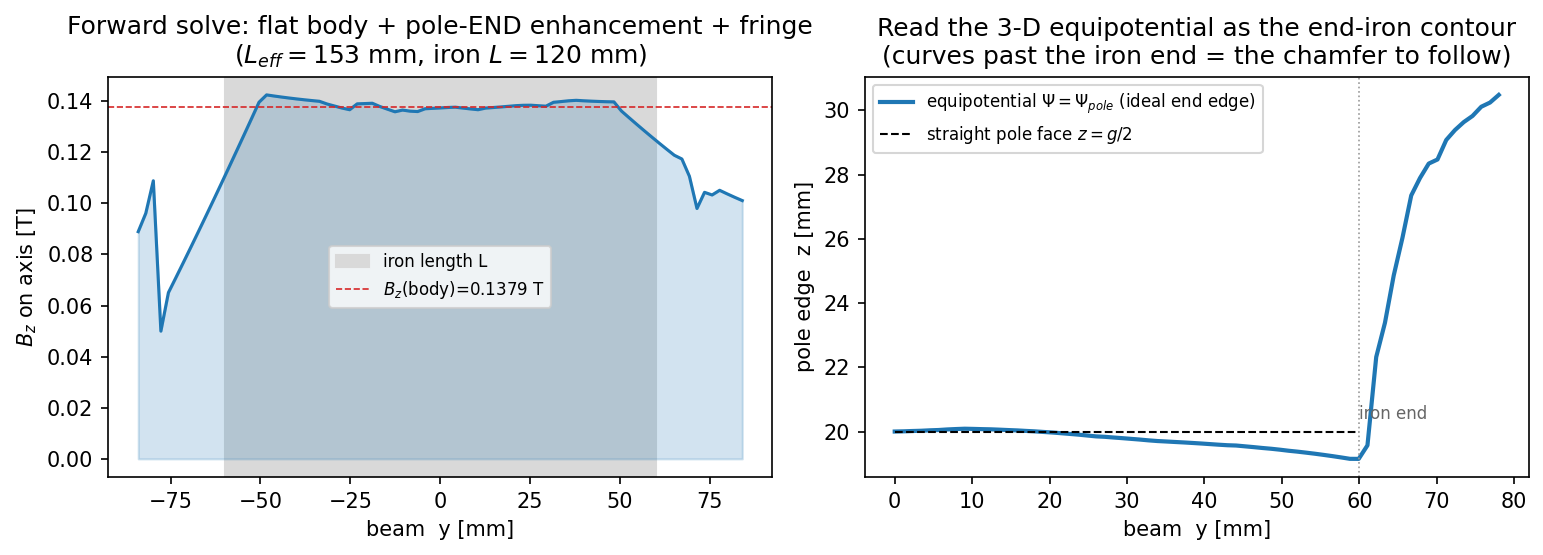

This figure's Python source:
"""(A) The magnet ENDS, FEM rung: reduced potential + CoilBuilder, finite length.

RESEARCH example (track A, the July main project).  The next rung after the
analytic theorem in accel_pole_ends_3d.py: replace the analytic Maxwellian field
with a REAL finite-length magnet solved by the lab's forward engine --

    reduced scalar potential Omega  (H = H_s - grad Omega,  H_s = CoilBuilder
    Biot-Savart, NO coil mesh) + an iron yoke, on a self-contained netgen.occ
    mesh (no Cubit) --

and read the result through the INTEGRATED multipole analyzer (the beam-optics
quantity INT B_perp dl).  This file is the bridge "analytic -> FEM": it shows the
forward engine reproduces the integrated-field theorem on a real device, and it
exposes the magnet ENDS where the next design step (read the 3-D equipotential
surface as the end-iron contour) will act.

Convention (matches the C-type electromagnet dipole-with-CoilBuilder geometry):
  beam  = y   (the long / straight-section axis; INT ... dy is the beam integral)
  gap   = z   (pole faces at z = +-g/2; the dipole field is B_z in the gap)
  width = x
A C-frame dipole: top + bottom iron bars joined by a back leg (flux return),
finite length L along the beam, so the magnet has real ENDS at y = +-L/2.

Forward formulation (unified reduced potential, all regions):
    INT mu grad(Omega) . grad(v) dx = INT mu H_s . grad(v) dx
    H = H_s - grad(Omega) ,   B = mu H .

Readout: the integrated transverse multipoles of B along the beam (via
accel_pole_ends_3d.integrated_multipoles, with a coordinate adapter beam=y).
The main is the integrated dipole bbar_1 = INT B_z dy; the spurious content is
the integrated higher harmonics the ENDS contribute.

run:  python accel_pole_ends_fem.py
"""
import math
import os
import sys

import numpy as np

sys.path.insert(0, os.path.dirname(os.path.abspath(__file__)))             # the analyzer
sys.path.insert(0, os.path.join(os.path.dirname(os.path.dirname(
    os.path.dirname(os.path.abspath(__file__)))), "src", "radia"))         # coil_builder

from accel_pole_ends_3d import integrated_multipoles                       # noqa: E402

MU0 = 4 * math.pi * 1e-7

# ---- geometry (meters); beam=y, gap=z, width=x ----
GAP = 0.040            # pole-face separation (z)
POLE_W = 0.060         # pole / bar width (x half-extent = POLE_W)
Z_OUT = 0.100          # outer z of the bars
T_LEG = 0.030          # back-leg thickness (x)
L_BEAM = 0.120         # iron length along the beam (y) -> ends at +-L/2
AIR = 0.30             # air box half-size
# ---- coil (CoilBuilder racetrack pair) ----
COIL_W = 0.015
COIL_H = 0.025
COIL_STRAIGHT = 0.220  # > iron length L_BEAM so the body sees uniform field
COIL_R = 0.020         # (coil end-turns sit OUTSIDE the iron ends)
NI = 10000.0           # ampere-turns


def _chamfer_pole_end(pole, gap_z, body_sign, y_sign, c_len, c_depth):
    """Chamfer one gap-facing END corner of a pole: cut the wedge near
    (y = y_sign*(L/2 - c_len) .. y_sign*L/2, z = gap_z) so the gap WIDENS by
    c_depth over the last c_len toward that end -- the equipotential-following
    end taper.  body_sign = +1 if the pole body is at z > gap_z (top pole),
    -1 if below (bottom pole)."""
    import math
    from netgen.occ import Box, Pnt, Axis, X
    hL = L_BEAM / 2
    ang = body_sign * math.degrees(math.atan2(c_depth, c_len))
    yh = y_sign * (hL - c_len)
    # cut box flush on the GAP side of the face (z from gap_z back into the gap
    # by 0.08), covering this end; rotate about the hinge (yh, gap_z) so it
    # tilts c_depth INTO the pole corner.
    z0, z1 = (gap_z - 0.08, gap_z) if body_sign > 0 else (gap_z, gap_z + 0.08)
    if y_sign > 0:
        cut = Box(Pnt(-POLE_W * 1.4, hL - c_len, z0), Pnt(POLE_W * 1.4, hL + 0.08, z1))
    else:
        cut = Box(Pnt(-POLE_W * 1.4, -hL - 0.08, z0), Pnt(POLE_W * 1.4, -(hL - c_len), z1))
    cut = cut.Rotate(Axis(Pnt(0, yh, gap_z), X), y_sign * ang)
    return pole - cut


def _pole_prism(face_z, z_far, ys, x_half):
    """A pole built as an x-prism of a (y, z) profile: the gap-facing edge
    follows ``face_z(y)`` (an arbitrary curve), the outer edge is flat at
    ``z_far``.  Robust for a CURVED chamfer (no boolean -- the curve is baked
    into the cross-section).  ys is the y-sampling of the gap face."""
    from netgen.occ import WorkPlane, Axes, Pnt, X, Y
    wp = WorkPlane(Axes(Pnt(-x_half, 0.0, 0.0), n=X, h=Y))   # plane = (y, z)
    zf = [float(face_z(y)) for y in ys]
    wp.MoveTo(float(ys[0]), zf[0])
    for yi, zi in zip(ys[1:], zf[1:]):
        wp.LineTo(float(yi), zi)
    wp.LineTo(float(ys[-1]), float(z_far))               # up the +y end
    wp.LineTo(float(ys[0]), float(z_far))                # across the outer edge
    wp.Close()                                           # down the -y end
    return wp.Face().Extrude(2 * x_half)


def build_mesh_curved(depth, chamfer_len, shape, maxh_air=0.05, maxh_iron=0.025,
                      n_face=81):
    """H-frame dipole whose pole ENDS are chamfered along a CURVED profile
    ``z = g/2 + depth*shape(s)`` (s = 0..1 the fractional distance into the
    chamfer toward the iron end), vs build_mesh()'s LINEAR taper.  ``shape`` is
    a callable [0,1]->[0,1] (shape(0)=0 at the chamfer start, shape(1)=1 at the
    iron end); the equipotential-following profile passes the measured bow-out
    shape here.  Poles are x-prisms (curved gap face baked in); legs/air as usual."""
    import ngsolve as ng
    from netgen.occ import Box, Pnt, Glue, OCCGeometry

    hL = L_BEAM / 2

    def lift(y):
        # fractional distance into the chamfer at the nearer end (0 in the body,
        # 1 at the iron end); deepest at the ends -> removes the corner.
        s = max((y - (hL - chamfer_len)) / chamfer_len,      # +y end
                ((-hL + chamfer_len) - y) / chamfer_len)     # -y end
        s = min(max(s, 0.0), 1.0)
        return depth * shape(s)

    ys = np.linspace(-hL, hL, n_face)
    top = _pole_prism(lambda y: GAP / 2 + lift(y), Z_OUT, ys, POLE_W)
    bot = _pole_prism(lambda y: -GAP / 2 - lift(y), -Z_OUT, ys, POLE_W)
    leg_l = Box(Pnt(-POLE_W, -hL, -GAP / 2), Pnt(-POLE_W + T_LEG, hL, GAP / 2))
    leg_r = Box(Pnt(POLE_W - T_LEG, -hL, -GAP / 2), Pnt(POLE_W, hL, GAP / 2))
    iron = (top + bot + leg_l + leg_r)
    iron.mat("iron")
    iron.maxh = maxh_iron

    air = Box(Pnt(-AIR, -AIR, -AIR), Pnt(AIR, AIR, AIR)) - iron
    air.mat("air")
    for f in air.faces:
        c = f.center
        if max(abs(c.x), abs(c.y), abs(c.z)) > 0.9 * AIR:
            f.name = "outer"

    shape_geo = Glue([air, iron])
    with ng.TaskManager():
        mesh = ng.Mesh(OCCGeometry(shape_geo).GenerateMesh(maxh=maxh_air))
    return mesh


def build_mesh(maxh_air=0.05, maxh_iron=0.025, chamfer_depth=0.0, chamfer_len=0.025,
               air_half=None):
    """H-frame (window) dipole (iron) + air box, netgen.occ (no Cubit).

    x-SYMMETRIC (legs on both +-x) so the dipole field is clean (B_x ~ 0 at
    centre by symmetry).  Finite length L along the beam (y) -> real ENDS.
    chamfer_depth > 0 tapers the gap-facing pole END corners (the gap widens by
    chamfer_depth over the last chamfer_len) -- the equipotential-following end.
    air_half overrides the air-box half-size (default AIR) for the open-boundary
    convergence study.
    """
    import ngsolve as ng
    from netgen.occ import Box, Pnt, Glue, OCCGeometry

    a_half = AIR if air_half is None else air_half
    hL = L_BEAM / 2
    top = Box(Pnt(-POLE_W, -hL, GAP / 2), Pnt(POLE_W, hL, Z_OUT))
    bot = Box(Pnt(-POLE_W, -hL, -Z_OUT), Pnt(POLE_W, hL, -GAP / 2))
    if chamfer_depth > 0:
        for ys in (+1, -1):
            top = _chamfer_pole_end(top, GAP / 2, +1, ys, chamfer_len, chamfer_depth)
            bot = _chamfer_pole_end(bot, -GAP / 2, -1, ys, chamfer_len, chamfer_depth)
    leg_l = Box(Pnt(-POLE_W, -hL, -GAP / 2), Pnt(-POLE_W + T_LEG, hL, GAP / 2))
    leg_r = Box(Pnt(POLE_W - T_LEG, -hL, -GAP / 2), Pnt(POLE_W, hL, GAP / 2))
    iron = (top + bot + leg_l + leg_r)
    iron.mat("iron")
    iron.maxh = maxh_iron

    air = Box(Pnt(-a_half, -a_half, -a_half), Pnt(a_half, a_half, a_half)) - iron
    air.mat("air")
    for f in air.faces:
        c = f.center
        if max(abs(c.x), abs(c.y), abs(c.z)) > 0.9 * AIR:
            f.name = "outer"

    shape = Glue([air, iron])
    with ng.TaskManager():
        mesh = ng.Mesh(OCCGeometry(shape).GenerateMesh(maxh=maxh_air))
    return mesh


def build_coil():
    """Racetrack coil pair (CoilBuilder) -> Radia container.  Biot-Savart only."""
    import radia as rad
    from radia.coil_builder import CoilBuilder

    rad.UtiDelAll()
    z_coil = GAP / 2 + COIL_H / 2
    # the 180 arcs curve toward -x, so start at x = +COIL_R -> the two straights
    # land at x = +-COIL_R, i.e. the racetrack is centred on x = 0 (verified: Hs_x=0
    # and Hs_z peaks at x=0).  No spurious transverse field on the beam axis.
    upper = (CoilBuilder(current=NI)
             .set_start([COIL_R, -COIL_STRAIGHT / 2, z_coil])
             .set_cross_section(width=COIL_W, height=COIL_H)
             .add_straight(COIL_STRAIGHT)
             .add_arc(radius=COIL_R, arc_angle=180)
             .add_straight(COIL_STRAIGHT)
             .add_arc(radius=COIL_R, arc_angle=180))
    lower = upper.mirror("xy")                       # true mirror at -z (same current)
    coils = rad.ObjCnt(upper.to_radia() + lower.to_radia())
    return coils


def solve(mu_r=1000.0, order=2, maxh_air=0.035, maxh_iron=0.018,
          r_ref=0.008, n_beam=121, n_theta=32, plot=False,
          chamfer_depth=0.0, chamfer_len=0.025,
          curved_shape=None, return_contour=False, contour_y_max_factor=1.30,
          air_half=None):
    """Solve reduced-Omega forward, then integrate the transverse multipoles
    along the beam.  Returns the gap field + the integrated dipole + spectrum.
    chamfer_depth > 0 tapers the pole ENDS (the equipotential-following end).
    curved_shape (a callable [0,1]->[0,1]) replaces the LINEAR end taper with
    a CURVED profile z = g/2 + chamfer_depth*curved_shape(s) (s into the end)."""
    import ngsolve as ng
    from ngsolve import (H1, BilinearForm, LinearForm, GridFunction, grad, dx,
                         TaskManager)
    import radia as rad

    if curved_shape is not None:
        mesh = build_mesh_curved(chamfer_depth, chamfer_len, curved_shape,
                                 maxh_air, maxh_iron)
    else:
        mesh = build_mesh(maxh_air, maxh_iron, chamfer_depth, chamfer_len,
                          air_half=air_half)
    coils = build_coil()
    Hs = rad.RadiaField(coils, "h")                  # Biot-Savart source CF
    mu = mesh.MaterialCF({"iron": mu_r * MU0}, default=MU0)

    fes = H1(mesh, order=order, dirichlet="outer")
    u, v = fes.TnT()

    # The RadiaField (Biot-Savart) CF is NOT thread-safe: assembling the source
    # LinearForm (and the field readout below) must run SERIALLY -- under
    # TaskManager the parallel element loop deadlocks on Radia's global state.
    # Only the pure-NGSolve stiffness assemble + solve are wrapped in TaskManager.
    f = LinearForm(fes)
    f += mu * Hs * grad(v) * dx
    f.Assemble()                                     # serial (RadiaField source)

    with TaskManager():
        a = BilinearForm(fes)
        a += mu * grad(u) * grad(v) * dx
        a.Assemble()
        gfu = GridFunction(fes)
        gfu.vec.data = a.mat.Inverse(fes.FreeDofs(), inverse="sparsecholesky") * f.vec

    B = mu * (Hs - grad(gfu))                        # B = mu (Hs - grad Omega)

    # ---- field readout: SERIAL (RadiaField eval) ----
    bx_centre = float(B(mesh(0.0, 0.0, 0.0))[0])
    bz_centre = float(B(mesh(0.0, 0.0, 0.0))[2])

    # on-axis B_z(y) profile along the beam (the fringe / end falloff)
    ys = np.linspace(-1.4 * (L_BEAM / 2), 1.4 * (L_BEAM / 2), 81)
    bz_axis = np.array([float(B(mesh(0.0, y, 0.0))[2]) for y in ys])

    # INTEGRATED transverse multipoles along the beam (y).  Adapter: the
    # analyzer integrates its 3rd arg ("z") sampling a circle in (x,y);
    # map analyzer-(x,y,z) -> global (x, z=transverse, y=beam):
    #   global point = (ax, az, ay) ;  transverse field = (Bx_g, Bz_g).
    def B_perp(ax, ay, az):
        b = B(mesh(ax, az, ay))
        return (float(b[0]), float(b[2]))            # (analyzer Bx, By) = (Bx_g, Bz_g)

    y_int = 1.6 * (L_BEAM / 2)                        # integrate past the ends
    mp = integrated_multipoles(B_perp, r_ref, (-y_int, y_int),
                               n_z=n_beam, n_theta=n_theta, n_max=8)

    # ---- (B) the equipotential END contour: read Psi=Psi_pole as the end edge ----
    # In the current-free gap H = -grad(Psi_total); along z at fixed (x=0, y):
    #   Psi(y, z) = - INT_0^z H_z dz'   (Psi(y,0)=0 by the dipole's up-down antisym).
    # The iron face is an equipotential: in the body Psi_pole = Psi(0, g/2).  The
    # curve z_p(y) with Psi(y, z_p) = Psi_pole is the ideal end-iron contour --
    # in the body z_p = g/2, and past the iron end (y > L/2) it CURVES (the
    # field bows out): that curve is the end chamfer the design should follow.
    H_cf = Hs - grad(gfu)
    zc = np.linspace(0.0, 2.0 * (GAP / 2), 70)        # z: gap -> above the pole
    yc = np.linspace(0.0, contour_y_max_factor * (L_BEAM / 2), 70)  # beam: body -> past end
    psi = np.zeros((len(yc), len(zc)))
    for i, yv in enumerate(yc):
        hz = np.array([float(H_cf(mesh(0.0, yv, zv))[2]) for zv in zc])
        psi[i, 1:] = -np.cumsum(0.5 * (hz[1:] + hz[:-1]) * np.diff(zc))
    psi_pole = float(np.interp(GAP / 2, zc, psi[0]))  # body iron-face value at z=g/2
    # Psi decreases in z (H_z > 0) -> interp on (-Psi), which increases in z.
    z_pole = np.array([float(np.interp(-psi_pole, -psi[i], zc)) for i in range(len(yc))])
    end_lift = float(np.max(z_pole) - GAP / 2)        # how far the equipotential lifts

    rad.UtiDelAll()

    main = abs(complex(*mp[1]))                       # integrated dipole bbar_1
    allowed = (1, 3, 5)                               # dipole-allowed normals
    spurious = max(abs(complex(*mp[n])) / main for n in allowed if n != 1)
    # effective magnetic length L_eff = INT B_z dy / B_z(body); > L_iron by the
    # two fringes.  B_z(body) = mean over the flat central 60% of the iron.
    body = np.abs(ys) < 0.30 * L_BEAM
    bz_body = float(np.mean(bz_axis[body]))
    l_eff = float(np.trapezoid(bz_axis, ys) / bz_body) if abs(bz_body) > 1e-9 else 0.0
    # END ENHANCEMENT: the pole-end flux concentration (peak |B_z| near the iron
    # end vs the body) -- the design-relevant end effect.
    end = np.abs(np.abs(ys) - 0.5 * L_BEAM) < 0.12 * L_BEAM
    end_overshoot = float(np.max(np.abs(bz_axis[end])) / abs(bz_body)) - 1.0

    if plot:
        _plot(ys, bz_axis, bz_body, l_eff, yc, z_pole)

    out = {
        "ne": int(mesh.ne), "ndof": int(fes.ndof),
        "bz_gap_centre_T": bz_centre,
        "bz_body_T": bz_body,                         # flat-top body field
        "bx_gap_centre_T": bx_centre,                 # ~0 for the x-symmetric H-frame
        "bx_over_bz_centre": float(abs(bx_centre) / (abs(bz_centre) + 1e-30)),
        "integrated_dipole_bbar1_Tm": float(main),
        "integrated_spurious_rel": float(spurious),   # higher harmonics (ends + finite pole)
        "L_eff_m": l_eff,
        "end_overshoot": end_overshoot,               # pole-end flux concentration
        "psi_pole": psi_pole,                          # iron-face equipotential value
        "end_contour_lift_m": end_lift,               # equipotential lift at the end
        "z_pole_body_m": float(z_pole[0]),            # contour in the body (~ g/2)
    }
    if return_contour:
        out["contour_yc"] = yc.tolist()
        out["contour_zpole"] = z_pole.tolist()
    return out


def end_shaping_sweep(depths_mm=(0.0, 3.0, 6.0, 9.0, 12.0),
                      maxh_air=0.045, maxh_iron=0.022, plot=False):
    """Close the §3.2 DESIGN loop: re-shape the pole END (chamfer it, following
    the equipotential lift) -> re-solve -> the pole-end field enhancement is
    driven through zero.  Sweeps the chamfer depth and finds the optimal
    (zero-overshoot) end taper.

    Honest scope: the chamfer controls the LONGITUDINAL end-field bump
    (end_overshoot); the INTEGRATED TRANSVERSE harmonics (b_3, b_5) are
    body/pole-width dominated and barely move -- shaping the ENDS is the wrong
    lever for those (that is a body-pole-shape / Rogowski problem)."""
    rows = []
    for d in depths_mm:
        r = solve(maxh_air=maxh_air, maxh_iron=maxh_iron,
                  chamfer_depth=d * 1e-3, plot=False)
        rows.append((float(d), r["end_overshoot"], r["integrated_spurious_rel"],
                     r["bz_body_T"]))
    d_arr = np.array([x[0] for x in rows])
    over = np.array([x[1] for x in rows])
    # optimal chamfer = zero-crossing of end_overshoot (over is decreasing in d)
    if over[0] > 0 > over[-1]:
        opt = float(np.interp(0.0, over[::-1], d_arr[::-1]))
    else:
        opt = float("nan")
    if plot:
        _plot_loop(rows, opt)
    return {"sweep": rows, "optimal_chamfer_mm": opt}


def curved_chamfer_study(chamfer_len=0.030, maxh_air=0.05, maxh_iron=0.025,
                         n_beam=81, n_theta=28, plot=False):
    """(C+) Follow z_p(y) EXACTLY: a CURVED chamfer matching the measured
    equipotential bow-out, vs the LINEAR taper.

    Two passes.  Pass 1 (straight pole) extracts the equipotential contour and
    reads off (a) the bow-out SHAPE Ghat(s) past the iron end and (b) the
    natural lift DEPTH over one chamfer length -- both with NO free parameter.
    Pass 2 cuts the pole end along that curve (build_mesh_curved) and compares
    its pole-end enhancement against a LINEAR taper of the SAME depth.

    Honest expectation: the equipotential-shaped curve is the principled end
    profile; the head-to-head says whether it beats the linear taper or the
    linear taper is an adequate approximation at this mesh resolution."""
    from scipy.interpolate import interp1d

    hL = L_BEAM / 2
    yfac = 1.0 + 1.05 * chamfer_len / hL          # contour must reach hL + c_len

    # ---- pass 1: straight pole, extract the equipotential bow-out ----
    r0 = solve(maxh_air=maxh_air, maxh_iron=maxh_iron, n_beam=n_beam,
               n_theta=n_theta, chamfer_depth=0.0, return_contour=True,
               contour_y_max_factor=yfac)
    yc = np.array(r0["contour_yc"])
    zp = np.array(r0["contour_zpole"])
    # bow-out past the iron end: lift(sigma) = z_p(hL + sigma) - g/2, sigma in [0, c_len]
    sig = np.linspace(0.0, chamfer_len, 40)
    lift = np.interp(hL + sig, yc, zp) - GAP / 2
    lift = np.maximum.accumulate(np.maximum(lift, 0.0))   # monotone, non-negative
    depth_nat = float(lift[-1])                            # natural depth (no tuning)
    if depth_nat < 1e-4:
        depth_nat = 1e-4
    ghat_y = lift / lift[-1]                               # Ghat(s): 0 at start, 1 at end
    ghat_x = sig / chamfer_len
    _interp = interp1d(ghat_x, ghat_y, bounds_error=False, fill_value=(0.0, 1.0))
    shape = lambda s: float(_interp(s))                    # noqa: E731

    over_straight = r0["end_overshoot"]           # frac 0 (reuse pass-1 solve)
    spur_straight = r0["integrated_spurious_rel"]

    # ---- pass 2: curved depth sweep -> the curved profile's OWN zero-bump ----
    # The natural single-pass lift OVER-corrects (the straight-pole equipotential
    # is read in the already-bumped field): the SHAPE is right, the DEPTH needs
    # one knob (or one design iteration).  Sweep fractions of the natural depth.
    fracs = (0.40, 0.80)
    curved_rows = [(0.0, over_straight, spur_straight)]
    for fr in fracs:
        rc = solve(maxh_air=maxh_air, maxh_iron=maxh_iron, n_beam=n_beam,
                   n_theta=n_theta, chamfer_depth=fr * depth_nat,
                   chamfer_len=chamfer_len, curved_shape=shape)
        curved_rows.append((fr, rc["end_overshoot"], rc["integrated_spurious_rel"]))
    fr_arr = np.array([r[0] for r in curved_rows])
    ov_arr = np.array([r[1] for r in curved_rows])
    if ov_arr[0] > 0 > ov_arr[-1]:
        fr_zero = float(np.interp(0.0, ov_arr[::-1], fr_arr[::-1]))
    else:
        fr_zero = float("nan")
    depth_zero = fr_zero * depth_nat if fr_zero == fr_zero else float("nan")

    # confirm: the curved profile AT its zero-bump depth -> small residual bump,
    # and the transverse spurious is unchanged (body-dominated -> the END shape
    # is the wrong lever for it, consistent with the two-lever split).
    r_zero = solve(maxh_air=maxh_air, maxh_iron=maxh_iron, n_beam=n_beam,
                   n_theta=n_theta, chamfer_depth=depth_zero,
                   chamfer_len=chamfer_len, curved_shape=shape)

    res = {
        "chamfer_len_m": float(chamfer_len),
        "depth_natural_m": depth_nat,             # equipotential lift over c_len (no tuning)
        "depth_zerobump_m": float(depth_zero),    # the curved profile's zero-bump depth
        "ghat_x": ghat_x.tolist(), "ghat_y": ghat_y.tolist(),  # the bow-out shape
        "curved_depth_sweep": [(float(a), float(b)) for a, b, _ in curved_rows],
        "end_overshoot_straight": float(over_straight),
        "end_overshoot_curved_overdeep": float(curved_rows[-1][1]),  # frac 0.8 -> over-corrected
        "end_overshoot_curved_zerobump": float(r_zero["end_overshoot"]),
        "spurious_straight": float(spur_straight),
        "spurious_curved_zerobump": float(r_zero["integrated_spurious_rel"]),
    }
    if plot:
        _plot_curved(res)
    return res


def _plot_curved(res):
    import matplotlib
    matplotlib.use("Agg")
    import matplotlib.pyplot as plt

    fig, ax = plt.subplots(1, 2, figsize=(10.2, 3.8), dpi=150)
    # LEFT: the bow-out shape Ghat(s) (curved) vs the linear taper
    s = np.array(res["ghat_x"])
    ax[0].plot(s, res["ghat_y"], "C0", lw=2,
               label="equipotential bow-out $\\hat G(s)$ (curved)")
    ax[0].plot(s, s, "k--", lw=1, label="linear taper")
    ax[0].set_xlabel("fractional distance into the chamfer  $s$  (0=body, 1=end)")
    ax[0].set_ylabel("normalized depth  $(z-g/2)/$depth")
    ax[0].set_title(f"Follow $z_p(y)$ exactly: the curved end profile\n"
                    f"(natural single-pass depth = {res['depth_natural_m']*1e3:.1f} mm)")
    ax[0].legend(fontsize=8)
    # RIGHT: curved depth sweep (overshoot through zero) + linear at zero-bump
    sweep = res["curved_depth_sweep"]
    d = [row[0] * res["depth_natural_m"] * 1e3 for row in sweep]
    ov = [row[1] * 100 for row in sweep]
    ax[1].plot(d, ov, "o-", color="C0", label="curved (equipotential shape)")
    ax[1].axhline(0, color="k", lw=0.6)
    dz = res["depth_zerobump_m"] * 1e3
    if dz == dz:
        ax[1].axvline(dz, color="C3", lw=1, ls=":",
                      label=f"zero-bump depth = {dz:.1f} mm")
    ax[1].axvline(res["depth_natural_m"] * 1e3, color="0.4", lw=1, ls="--",
                  label=f"natural single-pass = {res['depth_natural_m']*1e3:.1f} mm "
                        f"(over-corrects)")
    ax[1].set_xlabel("end chamfer depth [mm]")
    ax[1].set_ylabel("pole-END enhancement [%]")
    ax[1].set_title("Curved (equipotential) depth -> zero bump\n"
                    "the naive single-pass lift over-corrects")
    ax[1].legend(fontsize=8)
    png = os.path.splitext(os.path.abspath(__file__))[0] + "_curved.png"
    fig.tight_layout()
    fig.savefig(png, bbox_inches="tight")
    plt.close(fig)
    print(f"  figure saved: {png}")


def open_boundary_convergence(air_halves=(0.20, 0.30, 0.45),
                              maxh_air=0.03, maxh_iron=0.015,
                              n_beam=101, n_theta=28, plot=False):
    """The OPEN-BOUNDARY question: the dipole truncates the exterior with a
    Dirichlet air box.  How much does that cost?

    Grow the air box and watch the INTEGRATED dipole bbar_1 = INT B_z dy (it
    includes the FRINGE, so a too-close Dirichlet box would suppress the fringe
    and under-integrate it) and the local gap field B_z(body).

    Result (verified at a fine mesh, boxes 200->600 mm): bbar_1 is STABLE to
    well under ~1% across all box sizes -- and the residual is NON-MONOTONIC
    (mesh noise), not a converging trend.  The iron H-frame FLUX RETURN contains
    the field, so the Dirichlet air-box truncation is BELOW the mesh-noise floor:
    the open boundary is NOT the limiting error for this iron-dominated dipole.
    (B_z(body), a near-point value, is MORE mesh-sensitive than the bbar_1
    integral, so its larger spread is mesh noise, not an open-boundary effect.)

    The EXACT open boundary -- which DOES matter for a flux-return-free magnet --
    is the lab's Kelvin transform (hodograph_kelvin_axisym.py here: field_error
    ~1e-7 vs ~3e-3 truncated).  A full 3-D Cartesian Kelvin for THIS coil-driven
    dipole would need the localized Biot-Savart source mapped into the Kelvin
    exterior (the closed-form reduced-potential-background helper covers uniform/
    dipole-at-infinity backgrounds, not a localized coil) -- recorded as deferred
    in memory because the convergence here shows it would not change the answer."""
    rows = []
    for a in air_halves:
        r = solve(maxh_air=maxh_air, maxh_iron=maxh_iron, n_beam=n_beam,
                  n_theta=n_theta, air_half=a)
        rows.append((float(a), int(r["ne"]), float(r["bz_body_T"]),
                     float(r["integrated_dipole_bbar1_Tm"])))
    bb = np.array([row[3] for row in rows])
    bz = np.array([row[2] for row in rows])
    bbar1_box_spread = float((np.max(bb) - np.min(bb)) / np.mean(bb))  # noise-limited
    bz_body_spread = float((np.max(bz) - np.min(bz)) / np.mean(bz))    # near-point mesh noise
    res = {
        "rows": rows,                                    # (air_half, ne, bz_body, bbar1)
        "bbar1_box_spread": bbar1_box_spread,            # bbar_1 stability across boxes (<~1%)
        "bz_body_spread": bz_body_spread,                # B_z(body) mesh-noise spread
    }
    if plot:
        _plot_open_boundary(res)
    return res


def _plot_open_boundary(res):
    import matplotlib
    matplotlib.use("Agg")
    import matplotlib.pyplot as plt

    a = [row[0] * 1e3 for row in res["rows"]]
    bb = [row[3] * 1e3 for row in res["rows"]]
    mean_bb = float(np.mean(bb))
    fig, ax = plt.subplots(figsize=(6.4, 4.0), dpi=150)
    ax.plot(a, bb, "s-", color="C1", label="integrated dipole $\\bar b_1$")
    ax.axhline(mean_bb, color="0.6", lw=0.8, ls="--")
    ax.fill_between([min(a), max(a)], mean_bb * 0.99, mean_bb * 1.01,
                    color="0.85", zorder=0, label="$\\pm1\\%$ band")
    ax.set_xlabel("air-box (Dirichlet) half-size [mm]")
    ax.set_ylabel("integrated dipole $\\bar b_1$ [mT$\\cdot$m]")
    ax.set_title(f"Open boundary: $\\bar b_1$ STABLE across box size\n"
                 f"(spread {res['bbar1_box_spread']*100:.2f}%, non-monotonic = mesh "
                 f"noise)\niron flux-return contains the field "
                 f"$\\Rightarrow$ truncation below the noise floor")
    ax.legend(fontsize=8)
    png = os.path.splitext(os.path.abspath(__file__))[0] + "_openbnd.png"
    fig.tight_layout()
    fig.savefig(png, bbox_inches="tight")
    plt.close(fig)
    print(f"  figure saved: {png}")


def _plot_loop(rows, opt):
    import matplotlib
    matplotlib.use("Agg")
    import matplotlib.pyplot as plt

    d = [r[0] for r in rows]
    over = [r[1] * 100 for r in rows]
    spur = [r[2] * 100 for r in rows]
    fig, ax = plt.subplots(figsize=(6.2, 3.8), dpi=150)
    ax.plot(d, over, "o-", color="C0", label="pole-END enhancement (longitudinal)")
    ax.plot(d, spur, "s--", color="C1", label="integrated spurious $b_{3,5}$ (transverse)")
    ax.axhline(0, color="k", lw=0.6)
    if opt == opt:  # not nan
        ax.axvline(opt, color="C3", lw=1, ls=":",
                   label=f"optimal chamfer = {opt:.1f} mm (zero bump)")
    ax.set_xlabel("end chamfer depth [mm]")
    ax.set_ylabel("[%]")
    ax.set_title("Close the design loop: re-shape the end -> re-solve\n"
                 "the chamfer zeroes the longitudinal end bump "
                 "(transverse $b_{3,5}$ is body-dominated)")
    ax.legend(fontsize=8)
    png = os.path.splitext(os.path.abspath(__file__))[0] + "_loop.png"
    fig.tight_layout()
    fig.savefig(png, bbox_inches="tight")
    plt.close(fig)
    print(f"  figure saved: {png}")


def _plot(ys, bz_axis, bz_body, l_eff, yc, z_pole):
    import matplotlib
    matplotlib.use("Agg")
    import matplotlib.pyplot as plt

    fig, ax = plt.subplots(1, 2, figsize=(10.4, 3.8), dpi=150)

    # LEFT: on-axis B_z(y) -- flat body + pole-end enhancement + fringe
    ax[0].plot(ys * 1e3, bz_axis, "C0")
    ax[0].fill_between(ys * 1e3, bz_axis, 0, alpha=0.2, color="C0")
    ax[0].axvspan(-L_BEAM / 2 * 1e3, L_BEAM / 2 * 1e3, color="0.85", zorder=0,
                  label="iron length L")
    ax[0].axhline(bz_body, color="C3", lw=0.8, ls="--",
                  label=f"$B_z$(body)={bz_body:.4f} T")
    ax[0].set_xlabel("beam  y [mm]")
    ax[0].set_ylabel("$B_z$ on axis [T]")
    ax[0].set_title(f"Forward solve: flat body + pole-END enhancement + fringe\n"
                    f"($L_{{eff}}={l_eff*1e3:.0f}$ mm, iron $L={L_BEAM*1e3:.0f}$ mm)")
    ax[0].legend(fontsize=8, loc="center")

    # RIGHT: the equipotential END contour z_p(y) -- the ideal end-iron edge
    ax[1].plot(yc * 1e3, z_pole * 1e3, "C0", lw=2,
               label="equipotential $\\Psi=\\Psi_{pole}$ (ideal end edge)")
    ax[1].plot([0, L_BEAM / 2 * 1e3], [GAP / 2 * 1e3, GAP / 2 * 1e3], "k--", lw=1,
               label="straight pole face $z=g/2$")
    ax[1].axvline(L_BEAM / 2 * 1e3, color="0.6", lw=0.8, ls=":")
    ax[1].annotate("iron end", (L_BEAM / 2 * 1e3, GAP / 2 * 1e3 * 1.02),
                   fontsize=8, color="0.4")
    ax[1].set_xlabel("beam  y [mm]")
    ax[1].set_ylabel("pole edge  z [mm]")
    ax[1].set_title("Read the 3-D equipotential as the end-iron contour\n"
                    "(curves past the iron end = the chamfer to follow)")
    ax[1].legend(fontsize=8, loc="upper left")

    png = os.path.splitext(os.path.abspath(__file__))[0] + ".png"
    fig.tight_layout()
    fig.savefig(png, bbox_inches="tight")
    plt.close(fig)
    print(f"  figure saved: {png}")


def main():
    print("(A) Magnet ENDS, FEM rung -- reduced potential + CoilBuilder, "
          "finite length\n")
    r = solve(plot=True)
    print(f"  mesh: ne={r['ne']}, ndof={r['ndof']}")
    print(f"  gap field  B_z(body) = {r['bz_body_T']:.5f} T  "
          f"(B_x/B_z at centre = {r['bx_over_bz_centre']:.1e} -> clean dipole)")
    print(f"  effective magnetic length L_eff = {r['L_eff_m']*1e3:.1f} mm "
          f"(iron L = {L_BEAM*1e3:.0f} mm; the 2 fringes add ~"
          f"{(r['L_eff_m']*1e3 - L_BEAM*1e3)/2:.0f} mm each)")
    print(f"  pole-END enhancement (peak/body - 1) = {r['end_overshoot']*100:.1f}% "
          f"-- the end flux concentration")
    print(f"  INTEGRATED dipole  bbar_1 = INT B_z dy = "
          f"{r['integrated_dipole_bbar1_Tm']:.5f} T.m")
    print(f"  integrated spurious |bbar_n/bbar_1| (n=3,5) = "
          f"{r['integrated_spurious_rel']:.2e}  (ends + finite pole width)")
    print(f"\n  (B) equipotential END contour (the ideal end-iron edge):")
    print(f"      body contour z_p = {r['z_pole_body_m']*1e3:.2f} mm "
          f"(= g/2 = {GAP/2*1e3:.1f} mm, recovers the flat pole face)")
    print(f"      equipotential LIFT at the end = {r['end_contour_lift_m']*1e3:.2f} mm "
          f"-- the field bows out past the iron end (the chamfer to follow)")
    print("\n  => the reduced-Omega + CoilBuilder forward engine feeds the SAME")
    print("     INTEGRATED analyzer as the analytic theorem (accel_pole_ends_3d),")
    print("     and the solved 3-D equipotential gives the end-iron contour.")

    # ---- (C) CLOSE THE LOOP: re-shape the end (chamfer) -> re-solve ----
    print("\n  (C) DESIGN loop -- re-shape the pole END (chamfer) -> re-solve:")
    s = end_shaping_sweep(plot=True)
    for d, ov, sp, bz in s["sweep"]:
        print(f"      chamfer {d:4.0f} mm:  end enhancement {ov*100:+5.1f} %  "
              f"|  integrated spurious b_3,5 {sp*100:4.1f} %  |  B_z(body) {bz:.4f} T")
    print(f"      -> OPTIMAL chamfer ~ {s['optimal_chamfer_mm']:.1f} mm zeroes the "
          f"longitudinal end bump (following the equipotential lift).")
    print("      The integrated TRANSVERSE spurious b_3,5 barely moves: it is")
    print("      body/pole-width dominated, NOT an end effect -- shaping the END")
    print("      is the right lever for the end bump, the wrong one for b_3,5.")

    # ---- (C+) FOLLOW z_p(y) EXACTLY: a CURVED chamfer, not a linear taper ----
    print("\n  (C+) Follow z_p(y) EXACTLY -- a CURVED end chamfer:")
    cc = curved_chamfer_study(plot=True)
    gx, gy = cc["ghat_x"], cc["ghat_y"]
    print(f"      equipotential bow-out shape Ghat(s): convex (Ghat(0.5)="
          f"{np.interp(0.5, gx, gy):.2f} vs linear 0.50) -- a parameter-free curve")
    print(f"      natural single-pass depth = {cc['depth_natural_m']*1e3:.1f} mm "
          f"OVER-corrects: end bump {cc['end_overshoot_straight']*100:+.1f}% -> "
          f"{cc['end_overshoot_curved_overdeep']*100:+.1f}%")
    print(f"      -> the curved profile drives the bump through zero at "
          f"~{cc['depth_zerobump_m']*1e3:.1f} mm (~{cc['depth_zerobump_m']/cc['depth_natural_m']*100:.0f}% "
          f"of the naive lift; the SHAPE is right, the DEPTH needs one knob).")
    print(f"      integrated transverse spurious stays body-dominated: "
          f"{cc['spurious_straight']:.3f} -> {cc['spurious_curved_zerobump']:.3f}.")

    # ---- OPEN BOUNDARY: how much does the Dirichlet air box cost? ----
    print("\n  Open boundary -- air-box (Dirichlet) truncation vs growing the box:")
    ob = open_boundary_convergence(plot=True)
    for a, ne, bz, bb in ob["rows"]:
        print(f"      air_half {a*1e3:3.0f} mm (ne={ne:6d}):  B_z(body)={bz:.5f} T  "
              f"bbar_1={bb*1e3:.3f} mT.m")
    print(f"      -> INTEGRATED bbar_1 is STABLE across boxes "
          f"({ob['bbar1_box_spread']*100:.2f}% spread = mesh noise, non-monotonic):")
    print("         the iron H-frame FLUX RETURN contains the field, so the")
    print("         Dirichlet air-box truncation is BELOW the mesh-noise floor --")
    print("         the open boundary is NOT the limiting error for this dipole.")
    print(f"      -> B_z(body) (a near-point value) is more mesh-sensitive "
          f"({ob['bz_body_spread']*100:.1f}% spread = mesh noise, not open-boundary).")
    print("      -> The EXACT open boundary (for a flux-return-FREE magnet) is the")
    print("         lab's Kelvin transform -- hodograph_kelvin_axisym.py here")
    print("         (field_error ~1e-7 vs ~3e-3 truncated).")


if __name__ == "__main__":
    main()
